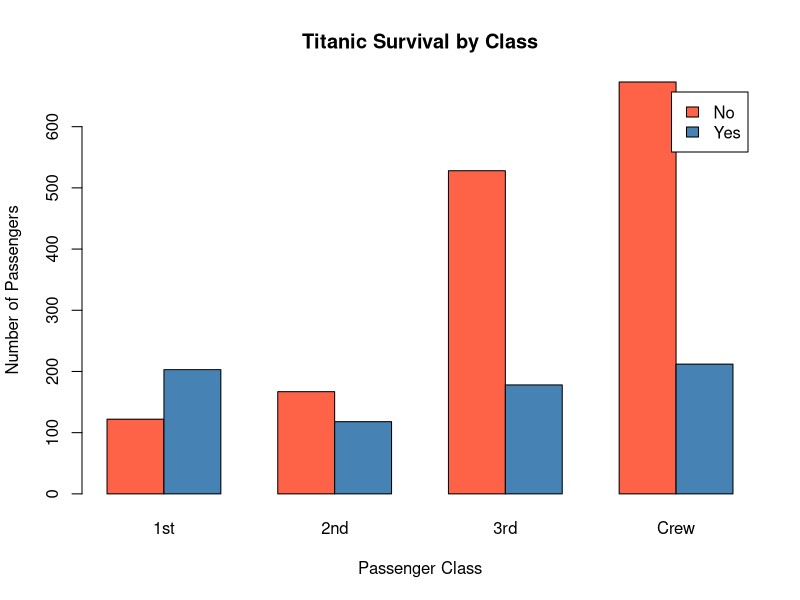
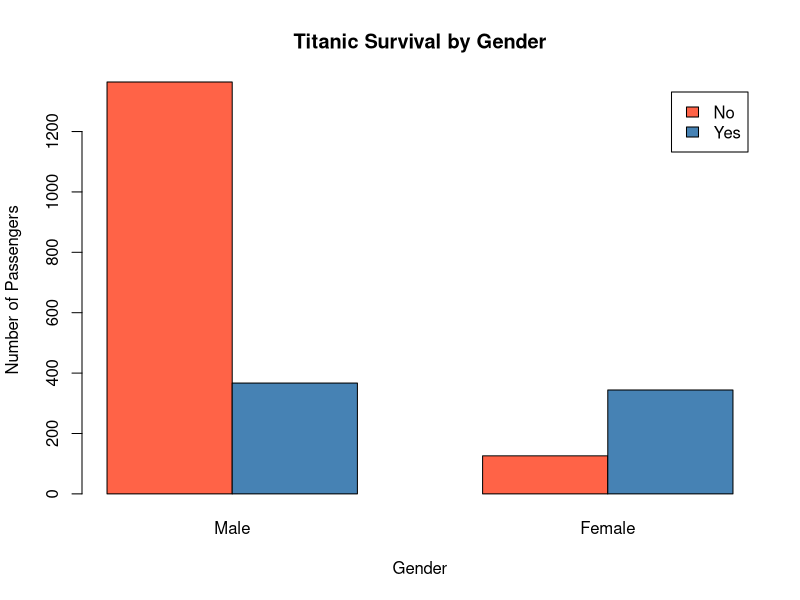
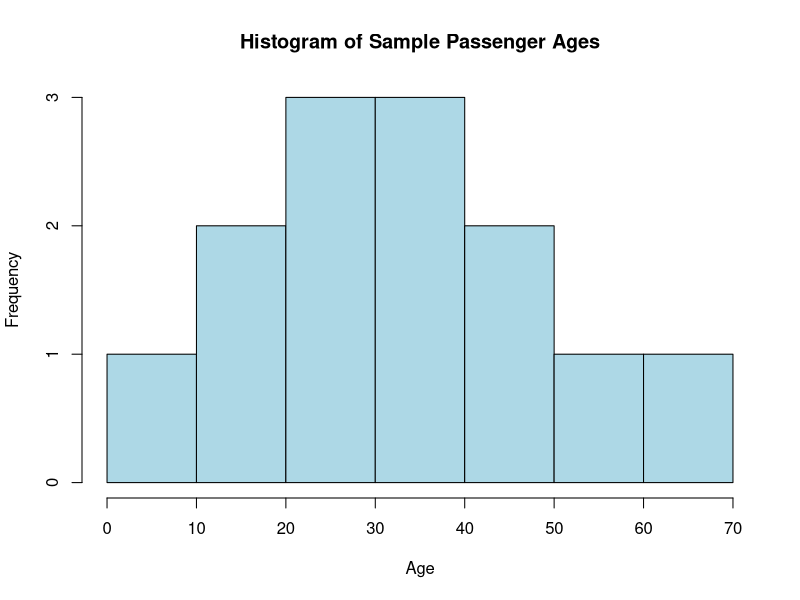

Reproduce these figures in R, in order.
# Load the built-in Titanic dataset
data("Titanic")

# Convert contingency table to a data frame
titanic_df <- as.data.frame(Titanic)

# Survival vs passenger class
survival_table <- xtabs(
  Freq ~ Class + Survived,
  data = titanic_df
)

barplot(
  t(survival_table),
  beside = TRUE,
  col = c("tomato", "steelblue"),
  legend.text = rownames(t(survival_table)),
  main = "Titanic Survival by Class",
  xlab = "Passenger Class",
  ylab = "Number of Passengers"
)

# Survival by gender
gender_table <- xtabs(
  Freq ~ Sex + Survived,
  data = titanic_df
)

barplot(
  t(gender_table),
  beside = TRUE,
  col = c("tomato", "steelblue"),
  legend.text = rownames(t(gender_table)),
  main = "Titanic Survival by Gender",
  xlab = "Gender",
  ylab = "Number of Passengers"
)

# The built-in Titanic table does not contain individual ages.
# Create a sample age vector for the histogram.
ages <- c(5, 12, 18, 22, 25, 28, 32, 35, 40, 45, 50, 60, 65)

hist(
  ages,
  breaks = 6,
  main = "Histogram of Sample Passenger Ages",
  xlab = "Age",
  col = "lightblue"
)
